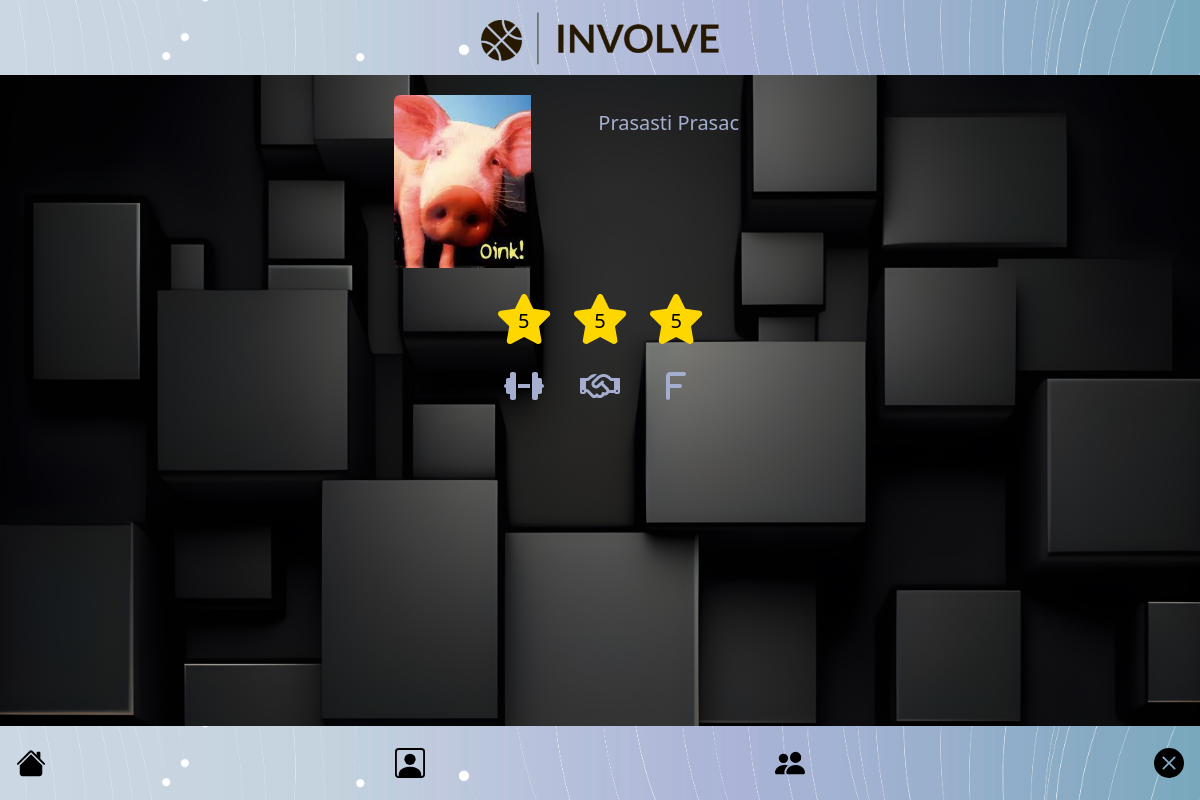
Screenshot of /user_profile?data-user-id=5 (signed in) with the database file from the repository.
### tables this page shows
CREATE TABLE 'users_info' ('id' INTEGER PRIMARY KEY NOT NULL, 'name' TEXT, 'surname' TEXT, 'state' TEXT, 'city' TEXT, 'lang1' TEXT, 'lang2' TEXT, 'username' TEXT, "info" TEXT);

CREATE TABLE 'images' ('user_id' INTEGER PRIMARY KEY NOT NULL, 'filename' TEXT, 'filepath' TEXT);

### app.py (the view)
@app.route("/user_profile", methods=["GET", "POST"])
@login_required
def user_profile():
    user_id = request.args.get('data-user-id')
    users_info = db.execute("SELECT users_info.id AS id, name, surname, state, city, lang1, filepath, skill / skill_count AS skill, fairplay / fairplay_count AS fairplay, friendliness / friendliness_count AS friendliness FROM users_info JOIN images ON users_info.id = images.user_id JOIN ratings ON users_info.id = ratings.id  WHERE users_info.id = ? ;", user_id)
    return render_template('profile.html', data=users_info)

### helpers.py (called while the page is built)
def login_required(f):
    @wraps(f)
    def decorated_function(*args, **kwargs):
        if session.get("user_id") is None:
            return redirect("/login")
        return f(*args, **kwargs)
    return decorated_function

### templates/profile.html (shortened to what this page needs)
{% extends "layout_user.html" %}
{% block main %}
{% for row in data %}
<div class="card mb-3" style="max-width: 380px; margin: auto; margin-top: 20px; background-color: rgba(255, 255, 255, 0.0); border: none;">
    <div class="row g-0">
      <div class="col-md-4">
        <img src="{{ row['filepath'] }}" class="img-fluid rounded-start" alt="Loading error...">
      </div>
      <div class="col-md-8">
        <div class="card-body" style="color: #a4afcf;">
          <h5 class="card-title">{{ row['name'] }} {{ row['surname'] }}</h5>
        </div>
      </div>
    </div>
  </div>
    <table style="margin: 0 auto; margin-bottom: 20px;">
    <tr>
        <td>
            <div class="icon">
                <span class="number">{{ row['skill'] }}</span>
            </div>
        </td>
        <td>
            <div class="icon">
                <span class="number">{{ row['fairplay'] }}</span>
            </div>
        </td>
        <td>
            <div class="icon">
                <span class="number">{{ row['friendliness'] }}</span>
            </div>
        </td>
    </tr>
    <tr>
        <td title="Skill">
        </td>
        <td title="Fairplay">
        </td>
        <td title="Friendliness">
        </td>
    </tr>
    </table>
{% endfor %}
{% endblock %}

### static/css/styles.css (style rules this page uses)
.row::after { clear: both; display: table; }
.row { display: -ms-flexbox; display: flex; -ms-flex-wrap: wrap; flex-wrap: wrap; margin: 0 -16px; }
.icon { display: inline-block; position: relative; font-size: 50px; }
.number { position: absolute; top: 53%; left: 50%; transform: translate(-50%, -50%); background-color: gold; color: black; width: 20px; height: 20px; border-radius: 50%; text-align: center; line-height: 20px; font-size: 20px; z-index: 1; }

### templates/profile.html (style rules this page uses)
table { border-collapse: collapse; }
td { vertical-align: middle; padding: 10px; text-align: center; }

### rows the page displays
users_info: filepath (picture), name "Prasasti", surname "Prasac", skill "5", fairplay "5", friendliness "5"
